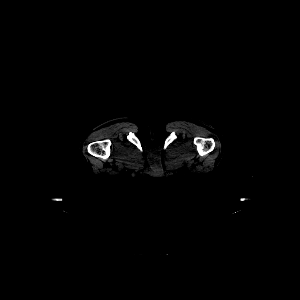

This chart was generated by the following Python code:
#!/usr/bin/env python

# Read a DICOM file via vtkFileResourceStream and display with vtkImageActor.

import os

import vtkmodules.vtkInteractionStyle  # noqa: F401
import vtkmodules.vtkRenderingFreeType  # noqa: F401
import vtkmodules.vtkRenderingOpenGL2  # noqa: F401

from vtkmodules.vtkIOCore import vtkFileResourceStream
from vtkmodules.vtkIOImage import vtkDICOMImageReader
from vtkmodules.vtkRenderingCore import (
    vtkImageActor,
    vtkRenderWindow,
    vtkRenderWindowInteractor,
    vtkRenderer,
)

# Source
data_dir = os.environ.get("VPE_DATA_DIR", os.path.dirname(os.path.abspath(__file__)))

# Open file via stream
file_stream = vtkFileResourceStream()
file_stream.Open(os.path.join(data_dir, "dicom", "prostate.IMG"))

# Read DICOM from stream
dicom_reader = vtkDICOMImageReader()
dicom_reader.SetStream(file_stream)
dicom_reader.Update()

# Print DICOM metadata
print(f"File Extensions: {dicom_reader.GetFileExtensions()}")
print(f"Descriptive Name: {dicom_reader.GetDescriptiveName()}")
print(f"Width: {dicom_reader.GetWidth()}")
print(f"Height: {dicom_reader.GetHeight()}")
print(f"Bits Allocated: {dicom_reader.GetBitsAllocated()}")
print(f"Number of Components: {dicom_reader.GetNumberOfComponents()}")

# Display center slice with image actor
extent = dicom_reader.GetOutput().GetExtent()
slice_number = (extent[5] + extent[4]) // 2

image_actor = vtkImageActor()
image_actor.GetMapper().SetInputConnection(dicom_reader.GetOutputPort())
image_actor.SetDisplayExtent(extent[0], extent[1], extent[2], extent[3], slice_number, slice_number)

# Renderer
renderer = vtkRenderer()
renderer.AddActor(image_actor)

# Render window
render_window = vtkRenderWindow()
render_window.AddRenderer(renderer)
render_window.SetWindowName("dicom reader stream")
render_window.SetMultiSamples(0)
render_window.SetSize(300, 300)

# Interactor
interactor = vtkRenderWindowInteractor()
interactor.SetRenderWindow(render_window)

# Scene
renderer.GetActiveCamera().ParallelProjectionOn()
renderer.ResetCamera()

interactor.Initialize()
interactor.Start()
